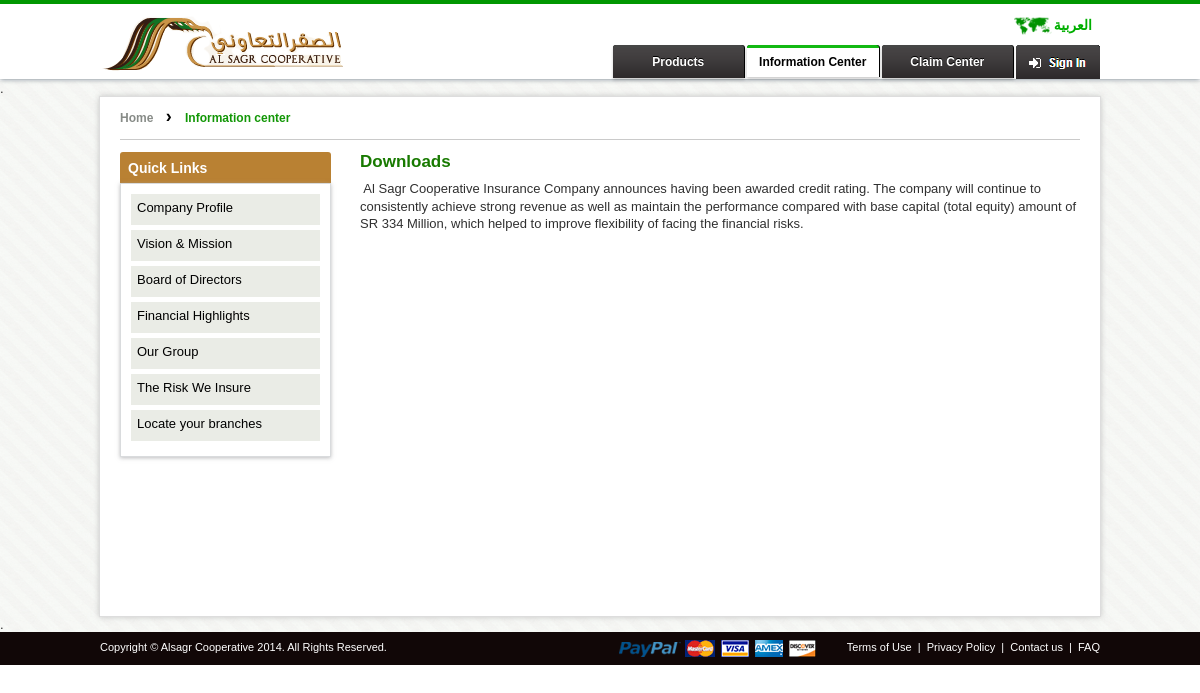
The page /index.php?page=information-center on the database its author committed.
### tables this page shows
CREATE TABLE IF NOT EXISTS `ksa_menu` (
`menu_id` int(11) NOT NULL,
  `menu_title` varchar(200) NOT NULL,
  `menu_title_ar` text NOT NULL,
  `allias` varchar(200) NOT NULL,
  `menu_link` varchar(200) NOT NULL,
  `menu_position` int(11) NOT NULL,
  `menu_access` tinyint(4) NOT NULL DEFAULT '0',
  `menu_parent` varchar(200) NOT NULL DEFAULT 'demo',
  `menu_assign` int(11) NOT NULL,
  `menu_user` int(1) NOT NULL,
  `ordering` int(11) NOT NULL,
  `status` tinyint(1) NOT NULL DEFAULT '1',
  `create_date` date NOT NULL,
  `footer_menu_position` int(11) NOT NULL COMMENT '1 for quick links , 2 for Bottom Footer, 3 for Support Center'
);

CREATE TABLE IF NOT EXISTS `ksa_pages` (
`id` int(11) NOT NULL,
  `pg_title` varchar(150) NOT NULL,
  `pg_detail` text NOT NULL,
  `pg_title_ar` varchar(150) NOT NULL,
  `pg_detail_ar` text NOT NULL,
  `pg_keyword` text NOT NULL,
  `pg_desp` text NOT NULL,
  `pg_section` int(11) NOT NULL,
  `parent_item` int(11) NOT NULL DEFAULT '0',
  `pg_status` tinyint(1) NOT NULL DEFAULT '0',
  `update_date` datetime NOT NULL
);

### public/information-center.php (the view, shortened to what this page needs)
<?php
$alias=$_GET['page'];
$menu=mysql_fetch_object(mysql_query("select * from ".PAGEMENU." where allias='$alias'"));
$page=mysql_fetch_object(mysql_query("select * from  ".PAGETBL." where id ='".$menu->menu_assign."'"));
if(!$page)
{  ?>
<div class="innrebodypanel">
          <div class="clearfix" style="height:15px;">.</div>
            <div class="innerwrap">
                <h1><?='Page not found'?></h1>
                <?='Page not found'?>
            </div>
            <div class="clearfix" style="height:15px;">.</div>
		</div>
<?php }
else{ ?>
<div class="innrebodypanel">
        <div class="clearfix" style="height:15px;">.</div>
        <div class="innerwrap">
            <div class="breadcrumb" >
                <a itemprop="url" href="<?=BASE_URL?>">Home</a>
                <span class="breeadset">&#8250;</span>
                <strong>Information center </strong>
            </div>
            <div class="lg-3">
                <div class="normallist1 innerleft allpage">
                    <h1>Quick Links</h1>
                    <ul>
                     <?php $i = 1;
                        $row=mysql_query("SELECT * FROM ".PAGEMENU." WHERE menu_position = '4'  AND status='1' ORDER BY ordering ASC");
                        while($ress=mysql_fetch_array($row))
                        {
                        $menu_title = $ress['menu_title'];
                        if($ress['menu_link'] != ""){
                            $menu_link=$ress['menu_link'];
                        }else{
                            $menu_link= BASE_URL.strtolower($ress['allias']);
                        }
                        ?>
                        <li><a href="<?php echo $menu_link;?>" <?=($ress['allias'] == $_GET['page'] || ($_GET['page']== 'information-center' && $ress['allias']=='downloads'))?'class="active"':''?>><?php echo strip_tags(stripslashes($menu_title));?></a></li>
                        <?php }?>
                    </ul>
                </div>
            </div>
            <div class="lg-6">
                <div class="rightformpan innerTFl">
                    <h1><?=$page->pg_title;?></h1>
                   <?=stripslashes($page->pg_detail);?>
                    <div class="clearfix" style="height:15px;"></div>
                </div>
            </div>
        <div class="clearfix"></div>
        </div>
        <div class="clearfix" style="height:15px;">.</div>
</div>
<?php } ?>

### includes/footer-inner.php (shortened to what this page needs)
<div class="footerpan">
        	<div class="innerwrap_top">
				<div class="fot_L">Copyright &copy; Alsagr Cooperative 2014. All Rights Reserved.</div>
				<div class="fot_R">
					<div class="footericons">
                <img src="<?=SITE_URL?>images/footericons.png" alt="" />
            </div>
					<?php $i = 1;
            $row=mysql_query("SELECT * FROM ".PAGEMENU." WHERE menu_position = '3' and footer_menu_position = '2' AND status='1' ORDER BY ordering ASC");
            $num_rows=mysql_num_rows($row);
            $count = 0;
            while($ress=mysql_fetch_array($row))
            {
            $count++;
            $menu_title = $ress['menu_title'];
            if($ress['menu_link'] != ""){
                $menu_link=$ress['menu_link'];
            }else{
                $menu_link= BASE_URL.strtolower($ress['allias']);
            }
            ?>
		 	<a href="<?php echo $menu_link;?>"<?php echo $cactiv;?>><?php echo stripslashes($menu_title);?></a>
            <?php if($count != $num_rows){echo '&nbsp;|&nbsp;';}?>
            <?php }?>
				</div>
			</div>
        </div>
	</div>

### rows shown on the page
ksa_menu: menu_title "Company Profile"
ksa_menu: menu_title "Vision & Mission"
ksa_menu: menu_title "Board of Directors"
ksa_menu: menu_title "Financial Highlights"
ksa_menu: menu_title "Our Group"
ksa_menu: menu_title "The Risk We Insure"
ksa_menu: menu_title "Locate your branches"
ksa_pages: pg_title "Downloads", pg_detail "Al Sagr Cooperative Insurance Company announces having been awarded credit rating. The company will continue to consistently achieve strong revenue as well as maintain the performance compared with base capital (total equity) amount of SR 334 Million, which helped to improve flexibility of facing the financial risks."
ksa_menu: menu_title "Terms of Use"
ksa_menu: menu_title "Privacy Policy"
ksa_menu: menu_title "Contact us"
ksa_menu: menu_title "FAQ"
